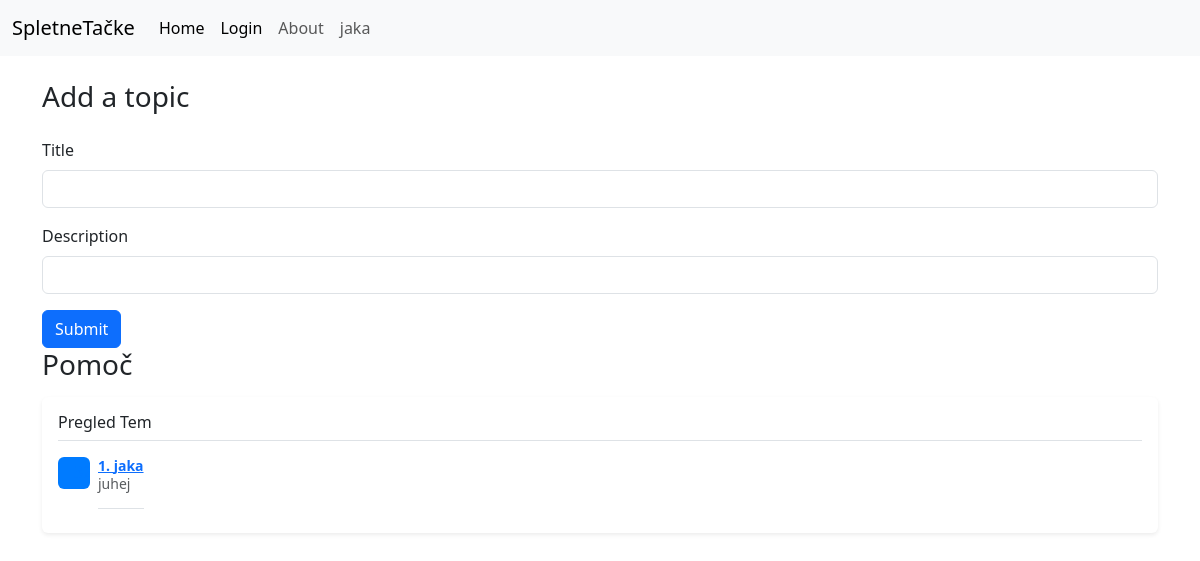
Screenshot of / (signed in) with the database file from the repository.
### Forums/main.py (models this page shows)
class Topic(db.Model):
    id: Mapped[int] = mapped_column(primary_key=True)
    title: Mapped[str] = mapped_column(unique=True)
    description: Mapped[str]

### Forums/main.py (the view, shortened to what this page needs)
@app.route("/",methods=["GET", "POST"])
def home():
    topics = db.session.execute(db.select(Topic)).scalars()
    print(session["username"])
    if "username" in session:
        return render_template("index.html", topics=topics, username=session['username'])
    else:
        return render_template("index.html", topics=topics, username='anonymous')

### Forums/templates/index.html (shortened to what this page needs)
<!doctype html>
<html lang="en">
  <head>
    <link href="https://cdn.jsdelivr.net/npm/bootstrap@5.3.3/dist/css/bootstrap.min.css" rel="stylesheet">
  </head>
  <body>
    <nav class="navbar navbar-expand-lg bg-body-tertiary">
      <div class="container-fluid">
        <a class="navbar-brand" href="/">SpletneTačke</a>
        <div class="collapse navbar-collapse" id="navbarNavDropdown">
          <ul class="navbar-nav">
            <li class="nav-item">
              <a class="nav-link active" aria-current="page" href="/">Home</a>
            </li>
            <li class="nav-item">
              <a class="nav-link active" aria-current="page" href="/login">Login</a>
            </li>
            <li class="nav-item">
              <a class="nav-link" href="#">About</a>
            </li>
            <li class="nav-item">
              <a class="nav-link" href="#">{{username}}</a>
            </li>
          </ul>
        </div>
      </div>
    </nav>
      <div class="container">
        <h1 class="fs-3 text my-4">Add a topic</h1>
        <form accept="/" method="post">
            <div class="mb-3">
                <label for="title" class="form-label">Title</label>
                <input type="text" name="title" class="form-control" id="title" aria-describedby="emailHelp" required>
              </div>
              <div class="mb-3">
                <label for="description" class="form-label">Description</label>
                <input type="text" name="description" class="form-control" id="exampleInputPassword1" required>
              </div>
              <button type="submit" class="btn btn-primary">Submit</button>
        </form>
        <h1 class="fs-3 text">Pomoč</h1>
        <div class="my-3 p-3 bg-body rounded shadow-sm">
          <h6 class="border-bottom pb-2 mb-0">Pregled Tem<h6>
          {% for item in topics %}
          <div class="d-flex text-muted pt-3">
            <svg class="bd-placeholder-img flex-shrink-0 me-2 rounded" width="32" height="32" xmlns="http://www.w3.org/2000/svg" role="img" aria-label="Placeholder: 32x32" preserveAspectRatio="xMidYMid slice" focusable="false"><title>Placeholder</title><rect width="100%" height="100%" fill="#007bff"></rect><text x="50%" y="50%" fill="#007bff" dy=".3em">32x32</text></svg>
            <p class="pb-3 mb-0 small lh-sm border-bottom">
              <strong class="d-block text-gray-dark"><a href="/topic/{{item.id}}">{{item.id}}. {{item.title}}</a></strong>
              {{item.description}}
            </p>
          </div>
        {% endfor %}
      </div>
      </div>
  </body>
</html>

### rows the page displays
Topic: title "jaka", id "1", description "juhej"
